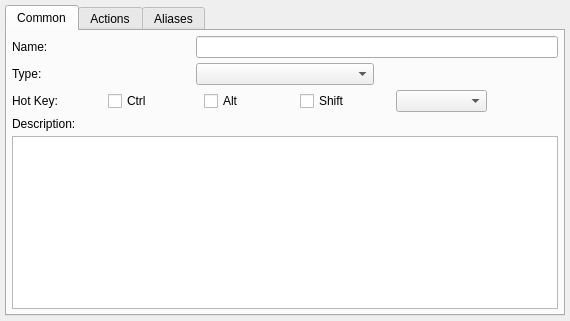
<?xml version="1.0" encoding="UTF-8"?>
<ui version="4.0">
 <class>dEditToolbar</class>
 <widget class="QMainWindow" name="dEditToolbar">
  <property name="geometry">
   <rect>
    <x>0</x>
    <y>0</y>
    <width>570</width>
    <height>321</height>
   </rect>
  </property>
  <property name="windowTitle">
   <string>Form1</string>
  </property>
  <widget class="QWidget" name="widget">
   <layout class="QGridLayout">
    <item row="0" column="0">
     <widget class="QTabWidget" name="tabWidget2">
      <property name="font">
       <font/>
      </property>
      <property name="tabShape">
       <enum>QTabWidget::Rounded</enum>
      </property>
      <widget class="QWidget" name="tab">
       <attribute name="title">
        <string>Common</string>
       </attribute>
       <layout class="QGridLayout">
        <item row="2" column="0">
         <layout class="QVBoxLayout">
          <item>
           <widget class="QLabel" name="textLabel5">
            <property name="text">
             <string>Description:</string>
            </property>
            <property name="wordWrap">
             <bool>false</bool>
            </property>
           </widget>
          </item>
          <item>
           <widget class="QTextEdit" name="eDescription"/>
          </item>
         </layout>
        </item>
        <item row="1" column="0">
         <layout class="QHBoxLayout">
          <item>
           <widget class="QLabel" name="lHotKey">
            <property name="text">
             <string>Hot Key:</string>
            </property>
            <property name="wordWrap">
             <bool>false</bool>
            </property>
           </widget>
          </item>
          <item>
           <widget class="QCheckBox" name="cbCTRL">
            <property name="text">
             <string>Ctrl</string>
            </property>
           </widget>
          </item>
          <item>
           <widget class="QCheckBox" name="cbALT">
            <property name="text">
             <string>Alt</string>
            </property>
           </widget>
          </item>
          <item>
           <widget class="QCheckBox" name="cbShift">
            <property name="text">
             <string>Shift</string>
            </property>
           </widget>
          </item>
          <item>
           <widget class="QComboBox" name="cbKey">
            <item>
             <property name="text">
              <string/>
             </property>
            </item>
            <item>
             <property name="text">
              <string>1</string>
             </property>
            </item>
            <item>
             <property name="text">
              <string>2</string>
             </property>
            </item>
            <item>
             <property name="text">
              <string>3</string>
             </property>
            </item>
            <item>
             <property name="text">
              <string>4</string>
             </property>
            </item>
            <item>
             <property name="text">
              <string>5</string>
             </property>
            </item>
            <item>
             <property name="text">
              <string>6</string>
             </property>
            </item>
            <item>
             <property name="text">
              <string>7</string>
             </property>
            </item>
            <item>
             <property name="text">
              <string>8</string>
             </property>
            </item>
            <item>
             <property name="text">
              <string>9</string>
             </property>
            </item>
            <item>
             <property name="text">
              <string>0</string>
             </property>
            </item>
            <item>
             <property name="text">
              <string>A</string>
             </property>
            </item>
            <item>
             <property name="text">
              <string>B</string>
             </property>
            </item>
            <item>
             <property name="text">
              <string>C</string>
             </property>
            </item>
            <item>
             <property name="text">
              <string>D</string>
             </property>
            </item>
            <item>
             <property name="text">
              <string>E</string>
             </property>
            </item>
            <item>
             <property name="text">
              <string>F</string>
             </property>
            </item>
            <item>
             <property name="text">
              <string>G</string>
             </property>
            </item>
            <item>
             <property name="text">
              <string>H</string>
             </property>
            </item>
            <item>
             <property name="text">
              <string>I</string>
             </property>
            </item>
            <item>
             <property name="text">
              <string>J</string>
             </property>
            </item>
            <item>
             <property name="text">
              <string>K</string>
             </property>
            </item>
            <item>
             <property name="text">
              <string>L</string>
             </property>
            </item>
            <item>
             <property name="text">
              <string>M</string>
             </property>
            </item>
            <item>
             <property name="text">
              <string>N</string>
             </property>
            </item>
            <item>
             <property name="text">
              <string>O</string>
             </property>
            </item>
            <item>
             <property name="text">
              <string>P</string>
             </property>
            </item>
            <item>
             <property name="text">
              <string>Q</string>
             </property>
            </item>
            <item>
             <property name="text">
              <string>R</string>
             </property>
            </item>
            <item>
             <property name="text">
              <string>S</string>
             </property>
            </item>
            <item>
             <property name="text">
              <string>T</string>
             </property>
            </item>
            <item>
             <property name="text">
              <string>U</string>
             </property>
            </item>
            <item>
             <property name="text">
              <string>V</string>
             </property>
            </item>
            <item>
             <property name="text">
              <string>W</string>
             </property>
            </item>
            <item>
             <property name="text">
              <string>X</string>
             </property>
            </item>
            <item>
             <property name="text">
              <string>Y</string>
             </property>
            </item>
            <item>
             <property name="text">
              <string>Z</string>
             </property>
            </item>
           </widget>
          </item>
          <item>
           <spacer>
            <property name="orientation">
             <enum>Qt::Vertical</enum>
            </property>
            <property name="sizeType">
             <enum>QSizePolicy::Expanding</enum>
            </property>
            <property name="sizeHint" stdset="0">
             <size>
              <width>71</width>
              <height>20</height>
             </size>
            </property>
           </spacer>
          </item>
         </layout>
        </item>
        <item row="0" column="0">
         <layout class="QGridLayout">
          <item row="2" column="0">
           <widget class="QLabel" name="textLabel2">
            <property name="text">
             <string>Type:</string>
            </property>
            <property name="wordWrap">
             <bool>false</bool>
            </property>
           </widget>
          </item>
          <item row="2" column="1">
           <widget class="QComboBox" name="eType"/>
          </item>
          <item row="2" column="2">
           <spacer>
            <property name="orientation">
             <enum>Qt::Vertical</enum>
            </property>
            <property name="sizeType">
             <enum>QSizePolicy::Expanding</enum>
            </property>
            <property name="sizeHint" stdset="0">
             <size>
              <width>51</width>
              <height>20</height>
             </size>
            </property>
           </spacer>
          </item>
          <item row="0" column="0">
           <widget class="QLabel" name="textLabel1">
            <property name="text">
             <string>Name:</string>
            </property>
            <property name="wordWrap">
             <bool>false</bool>
            </property>
           </widget>
          </item>
          <item row="0" column="1" colspan="2">
           <widget class="QLineEdit" name="eName">
            <property name="enabled">
             <bool>true</bool>
            </property>
            <property name="minimumSize">
             <size>
              <width>0</width>
              <height>22</height>
             </size>
            </property>
           </widget>
          </item>
         </layout>
        </item>
       </layout>
      </widget>
      <widget class="QWidget" name="TabPage">
       <attribute name="title">
        <string>Actions</string>
       </attribute>
       <layout class="QGridLayout">
        <item row="0" column="0">
         <layout class="QHBoxLayout">
          <item>
           <layout class="QGridLayout"/>
          </item>
          <item>
           <layout class="QVBoxLayout">
            <item>
             <spacer>
              <property name="orientation">
               <enum>Qt::Vertical</enum>
              </property>
              <property name="sizeType">
               <enum>QSizePolicy::Expanding</enum>
              </property>
              <property name="sizeHint" stdset="0">
               <size>
                <width>20</width>
                <height>44</height>
               </size>
              </property>
             </spacer>
            </item>
            <item>
             <widget class="QPushButton" name="bAddAction">
              <property name="text">
               <string/>
              </property>
              <property name="icon">
               <iconset>
                <normaloff/>
               </iconset>
              </property>
             </widget>
            </item>
            <item>
             <widget class="QPushButton" name="bRemoveAction">
              <property name="text">
               <string/>
              </property>
              <property name="icon">
               <iconset>
                <normaloff/>
               </iconset>
              </property>
             </widget>
            </item>
            <item>
             <widget class="QPushButton" name="bMoveUp">
              <property name="text">
               <string/>
              </property>
              <property name="icon">
               <iconset>
                <normaloff/>
               </iconset>
              </property>
             </widget>
            </item>
            <item>
             <widget class="QPushButton" name="bMoveDown">
              <property name="text">
               <string/>
              </property>
              <property name="icon">
               <iconset>
                <normaloff/>
               </iconset>
              </property>
             </widget>
            </item>
            <item>
             <spacer>
              <property name="orientation">
               <enum>Qt::Vertical</enum>
              </property>
              <property name="sizeType">
               <enum>QSizePolicy::Expanding</enum>
              </property>
              <property name="sizeHint" stdset="0">
               <size>
                <width>21</width>
                <height>44</height>
               </size>
              </property>
             </spacer>
            </item>
           </layout>
          </item>
         </layout>
        </item>
       </layout>
      </widget>
      <widget class="QWidget" name="TabPage">
       <attribute name="title">
        <string>Aliases</string>
       </attribute>
       <layout class="QGridLayout">
        <item row="0" column="0">
         <widget class="QTableWidget" name="tAliases">
          <property name="numRows" stdset="0">
           <number>0</number>
          </property>
          <property name="numCols" stdset="0">
           <number>2</number>
          </property>
          <column>
           <property name="text">
            <string>Lang</string>
           </property>
          </column>
          <column>
           <property name="text">
            <string>Name</string>
           </property>
          </column>
         </widget>
        </item>
       </layout>
      </widget>
     </widget>
    </item>
   </layout>
  </widget>
 </widget>
 <layoutdefault spacing="5" margin="5"/>
 <pixmapfunction>rcIcon</pixmapfunction>
 <includes>
  <include location="local">actiontree.h</include>
  <include location="local">interfacetree.h</include>
  <include location="local">aliaseditor.h</include>
  <include location="local">mainform.h</include>
 </includes>
 <resources/>
 <connections/>
</ui>
